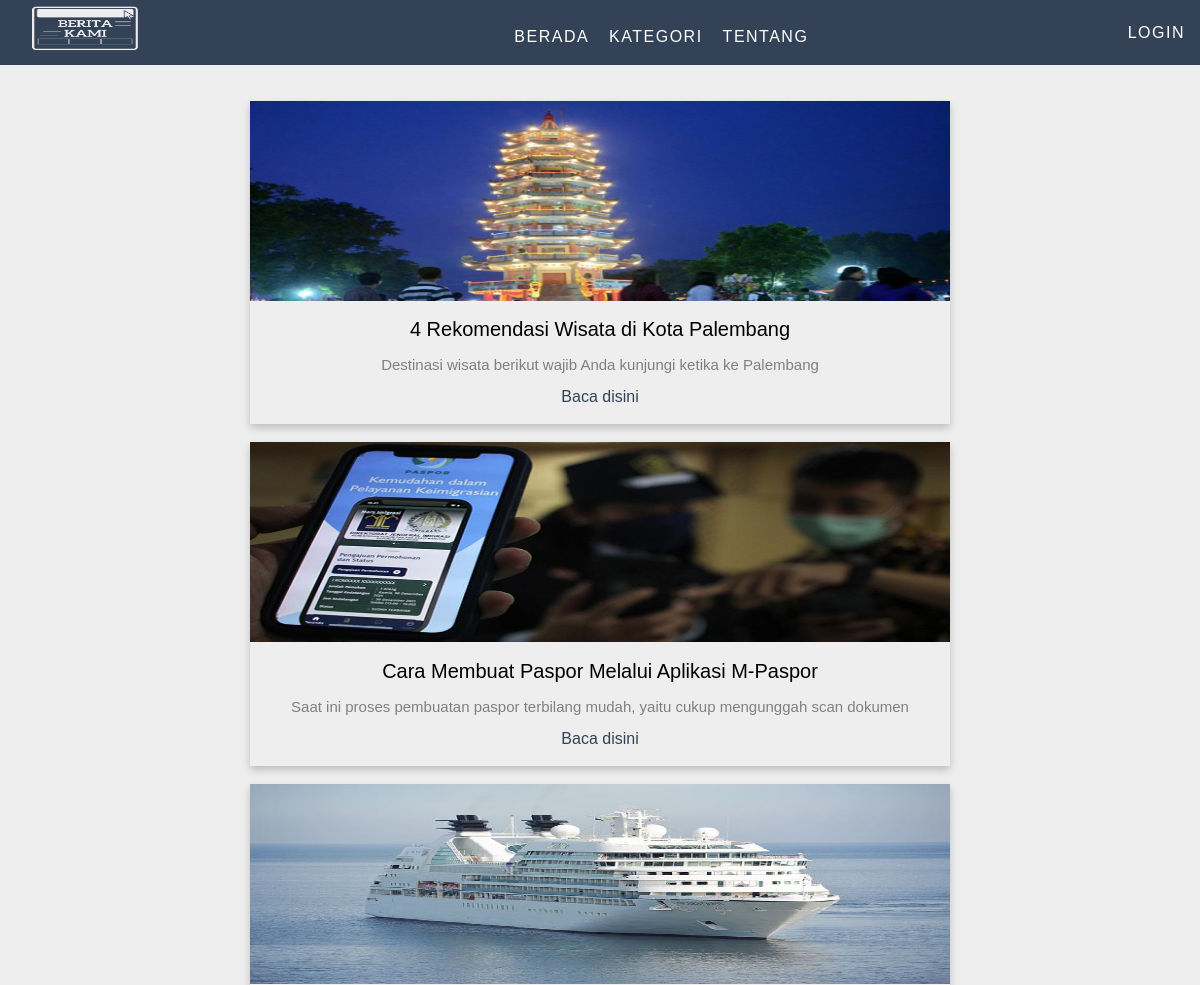
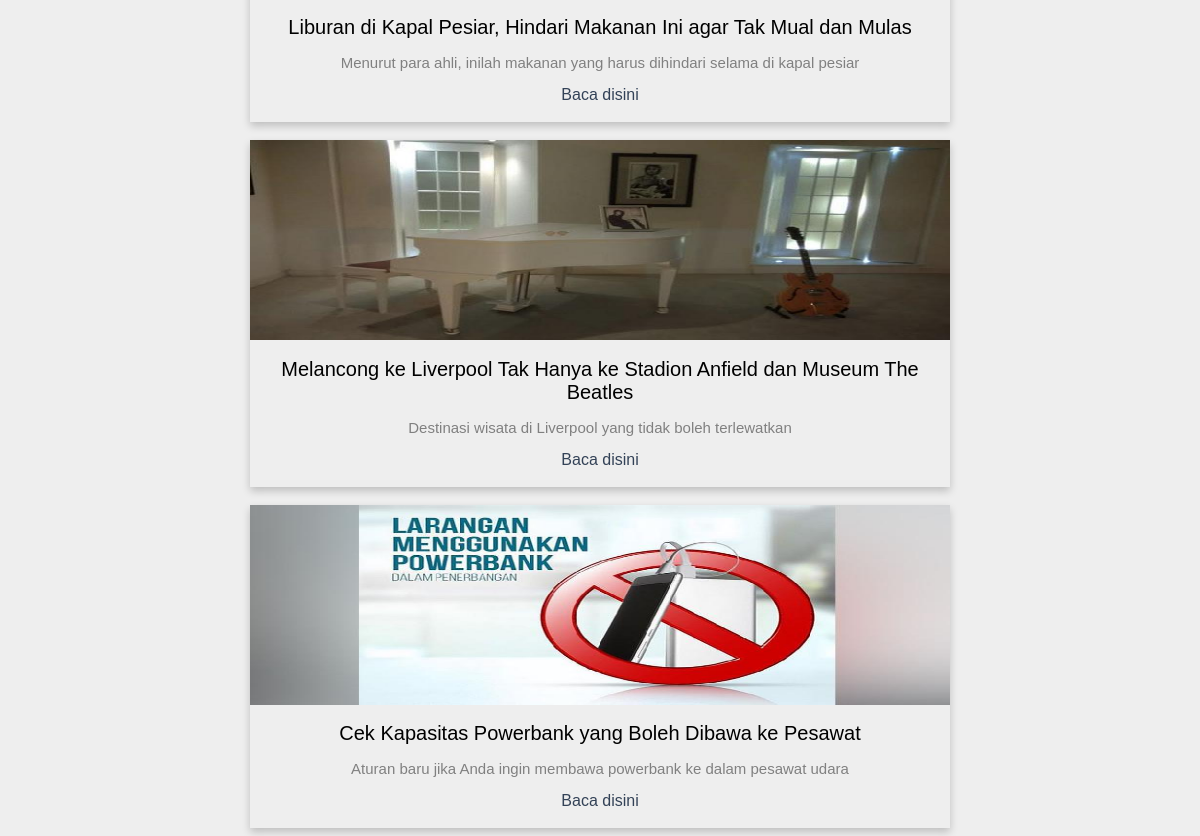
Screenshot of /wisataKategori.php with the database file from the repository (2 pictures, top to bottom).
### tables this page shows
CREATE TABLE `berita` (
  `id` int(11) NOT NULL,
  `judul` varchar(100) NOT NULL,
  `sinopsis` varchar(256) NOT NULL,
  `isiBerita` text NOT NULL,
  `tipe` varchar(20) NOT NULL,
  `gambar` varchar(256) NOT NULL
);

### wisataKategori.php (the view, shortened to what this page needs)
<!DOCTYPE html>
<html lang="en">
<head>
    <link rel="stylesheet" href="style/styleKategori.css">
</head>
<body>
    <nav>
        <a href="index.php" class="logo">
            <div class="logoBk">
                <img src="assets/logoBk.png" alt="">
            </div>
        </a>
        <div>
            <ul class="menu">
                <li><a href="index.php">Berada</a></li>
                <li><a href="pilihKategori.php">Kategori</a></li>
                <li><a href="about.php">Tentang</a></li>
            </ul>
        </div>
        <a href="admin/loginAdmin.php" class="login">Login</a>
    </nav>
    <br>
    <br>
    <?php
    include "koneksi.php";
    $id = "";
    $query = "select * from berita where tipe = 'wisata'";
    $result = $mysqli->query($query);
    $num_results = $result->num_rows;
    if ($num_results > 0) {
        while ($row = $result->fetch_assoc()) {
            extract($row);
            ?>
            <div class="card">
                <img src="<?php echo ("{$gambar}"); ?>" alt="John" style="width:100%">
                <h1><?php echo ("{$judul}"); ?></h1>
                <p class="title"><?php echo ("{$sinopsis}"); ?></p>
                <?php echo ("<a href='readBerita.php?id={$id}'>Baca disini</a>") ?>
                <br>
                <br>
            </div>
            <br>
    <?php
        }
    }
    ?>
</body>
</html>

### style/styleKategori.css (style rules this page uses)
* { box-sizing: border-box; }
html { scroll-behavior: smooth; }
body { margin: 0; margin-top: 0; font-family: Verdana, sans-serif; background-color: #EEEEEE; }
ul { padding-top: 8px; list-style: none !important; }
a { text-decoration: none !important; color: #fff; }
nav { display: flex; justify-content: space-between; text-transform: uppercase; align-items: center; letter-spacing: 1.5px; background-color: #334257; padding: 15px; height: 65px; }
nav .logoBk img { padding-top: 20px; width: 140px; height: 110px; }
.logo { font-weight: bold; color: #fff; font-size: 23px; }
.logo img { width: 150px; height: 50px; }
.menu { display: flex; }
.menu li a { color: #fff; padding: 10px; }
.login { color: #fff; }
.card { box-shadow: 0 4px 8px 0 rgba(0, 0, 0, 0.2); max-width: 700px; max-height: 550px; margin: auto; text-align: center; }
.card img { width: 550px; height: 200px; }
.card h1 { font-size: 20px; font-weight: normal; }
.title { color: grey; font-size: 15px; }
.card a { color: #334257; }

### rows the page displays
berita: gambar (picture), judul "4 Rekomendasi Wisata di Kota Palembang", sinopsis "Destinasi wisata berikut wajib Anda kunjungi ketika ke Palembang"
berita: gambar (picture), judul "Cara Membuat Paspor Melalui Aplikasi M-Paspor", sinopsis "Saat ini proses pembuatan paspor terbilang mudah, yaitu cukup mengunggah scan dokumen"
berita: gambar (picture), judul "Liburan di Kapal Pesiar, Hindari Makanan Ini agar Tak Mual dan Mulas", sinopsis "Menurut para ahli, inilah makanan yang harus dihindari selama di kapal pesiar"
berita: gambar (picture), judul "Melancong ke Liverpool Tak Hanya ke Stadion Anfield dan Museum The Beatles", sinopsis "Destinasi wisata di Liverpool yang tidak boleh terlewatkan"
berita: gambar (picture), judul "Cek Kapasitas Powerbank yang Boleh Dibawa ke Pesawat", sinopsis "Aturan baru jika Anda ingin membawa powerbank ke dalam pesawat udara"
